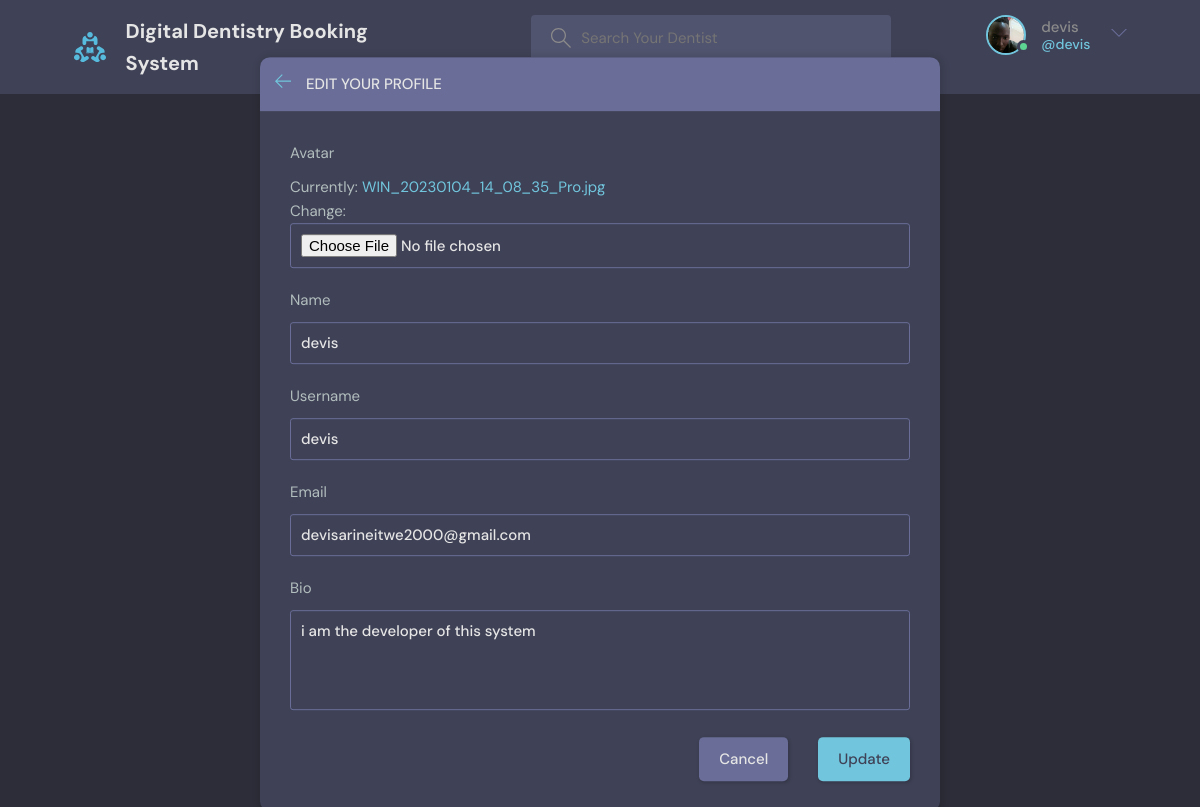
Screenshot of /update-user/ (signed in) with the database file from the repository.
### base/models.py (models this page shows)
class User(AbstractUser):
    name = models.CharField(max_length=200, null=True)
    email = models.EmailField(unique=True, null=True)
    bio = models.TextField(null=True)
    avatar = models.ImageField(null=True, default="avatar.svg")
    USERNAME_FIELD = 'email'
    REQUIRED_FIELDS = []

### base/views.py (the view)
# urls.py: path('update-user/', views.updateUser, name="update-user"),
@login_required(login_url='login')
def updateUser(request):
    user = request.user
    form = UserForm(instance=user)
    if request.method == 'POST':
        form = UserForm(request.POST, request.FILES, instance=user)
        if form.is_valid():
            form.save()
            return redirect('user-profile', pk=user.id)
    return render(request, 'base/update-user.html', {'form': form})

### base/forms.py
class UserForm(ModelForm):
    class Meta:
        model = User
        fields = ['avatar', 'name', 'username', 'email', 'bio']

### base/templates/base/update-user.html (shortened to what this page needs)
{% extends 'main.html' %}
{% block content %}
<main class="update-account layout">
  <div class="container">
    <div class="layout__box">
      <div class="layout__boxHeader">
        <div class="layout__boxTitle">
          <a href="{% url 'home' %}">
            <svg version="1.1" xmlns="http://www.w3.org/2000/svg" width="32" height="32" viewBox="0 0 32 32">
              <title>arrow-left</title>
              <path
                d="M13.723 2.286l-13.723 13.714 13.719 13.714 1.616-1.611-10.96-10.96h27.625v-2.286h-27.625l10.965-10.965-1.616-1.607z">
              </path>
            </svg>
          </a>
          <h3>Edit your profile</h3>
        </div>
      </div>
      <div class="layout__body">
        <form class="form" action="" method="POST" enctype="multipart/form-data">
          {% for field in form %}
          <div class="form__group">
            <label for="profile_pic">{{field.label}}</label>
            {{field}}
          </div>
          {% endfor %}
          <div class="form__action">
            <a class="btn btn--dark" href="index.html">Cancel</a>
            <button class="btn btn--main" type="submit">Update</button>
          </div>
        </form>
      </div>
    </div>
  </div>
</main>
{% endblock content %}

### templates/navbar.html (shortened to what this page needs)
{% load static %}
<header class="header header--loggedIn">
    <div class="container">
        <a href="{% url 'home' %}" class="header__logo">
            <img src="{% static 'images/logo.svg' %}" />
            <h1>Digital Dentistry Booking System</h1>
        </a>
        <form class="header__search" method="GET" action="{% url 'home' %}">
            <label>
                <input name="q" placeholder="Search Your Dentist" />
            </label>
        </form>
        <nav class="header__menu">
            {% if request.user.is_authenticated %}
            <div class="header__user">
                <a href="{% url 'update-user' %}">
                    <div class="avatar avatar--medium active">
                        <img src="{{request.user.avatar.url}}" />
                    </div>
                    <p>{{request.user.username}} <span>@{{request.user.username}}</span></p>
                </a>
                <button class="dropdown-button">
                    <svg version="1.1" xmlns="http://www.w3.org/2000/svg" width="32" height="32" viewBox="0 0 32 32">
                        <title>chevron-down</title>
                        <path d="M16 21l-13-13h-3l16 16 16-16h-3l-13 13z"></path>
                    </svg>
                </button>
            </div>
            {% else %}
            <a href="{% url 'login' %}">
                <img src="{% static 'images/avatar.svg' %}" />
                <p>Login</p>
            </a>
            {% endif %}
        </nav>
    </div>
</header>

### rows the page displays
User: user.avatar (picture), user.username "devis", form "devis" "devis" "devisarineitwe2000@gmail.com" "i am the developer of this system"

### other values shown
{{ field.label }} "Avatar" "Name" "Username" "Email" "Bio"
